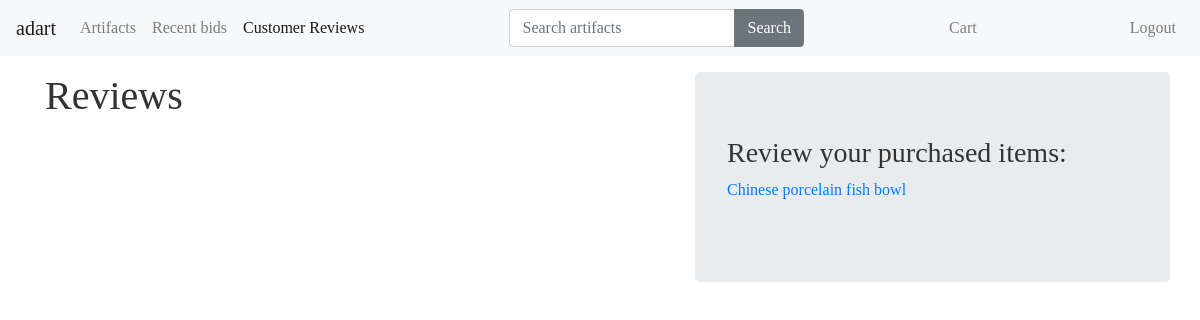
The page /reviews/ (signed in) on the database as committed earlier.
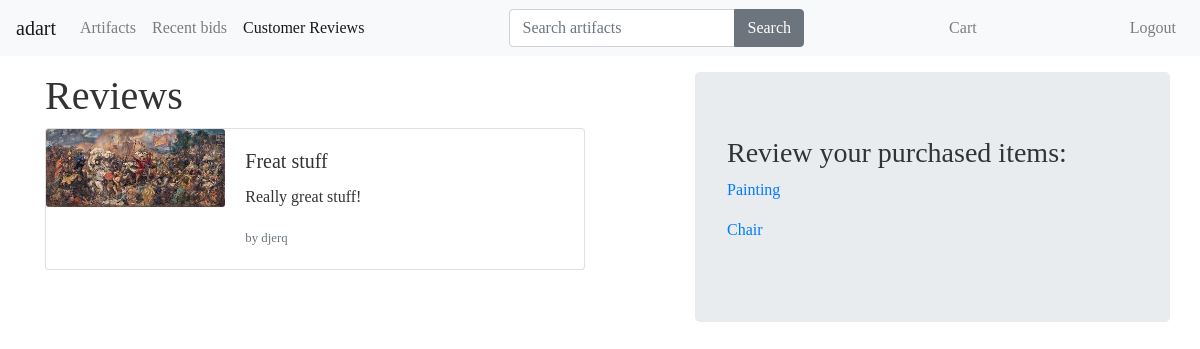
The same page on the database as committed later.
### artifacts/models.py (models this page shows, shortened)
class Artifact(models.Model):
    title = models.CharField(max_length=120)
    slug = models.SlugField(blank=True)
    description = models.TextField()
    min_price = models.DecimalField(decimal_places=2, max_digits=20, null=True)
    price = models.DecimalField(decimal_places=2, max_digits=20, null=True)
    deadline = models.DateTimeField()
    buyer = models.ForeignKey(User, null=True, blank=True)
    sold = models.BooleanField(default=False)
    image = models.ImageField(
        upload_to=upload_image_path, null=True, blank=True)
    year = models.CharField(max_length=120, default='unknown')
    origin = models.CharField(max_length=120, default='unknown')
    featured = models.BooleanField(default=False)
    objects = ArtifactManager()

### reviews/models.py (models this page shows, shortened)
class Review(models.Model):
    user = models.ForeignKey(User)
    artifact = models.ForeignKey(Artifact)
    title = models.CharField(max_length=200)
    review = models.TextField()
    created_date = models.DateTimeField(
        default=timezone.now)

### reviews/views.py (the view)
# urls.py: url(r'reviews/$', review_list, name='reviews'),
@login_required(login_url='/login/')
def review_list(request):
    reviews = Review.objects.all().order_by('-id')
    context = {
        'reviews': reviews
      }
    if request.user:
        print(request.user)
        artifacts = Artifact.objects.filter(buyer=request.user)
        context['artifacts'] = artifacts
    return render(request, 'reviews/reviews_list.html', context)

### artifacts/models.py (called while the page is built)
    def get_queryset(self):
        return ArtifactQuerySet(self.model, using=self._db)

### reviews/templates/reviews/reviews_list.html (shortened to what this page needs)
{% extends 'base.html' %} {% block content%}
<div class="container mt-3">
    <div class="row">
        <div class="col-md-7">
            <h1>Reviews</h1>
            {% for review in reviews %}
            <div class="card mb-3" style="max-width: 540px;">
                <div class="row no-gutters">
                    <div class="col-md-4">
                        <img src="{{ review.artifact.image.url }}" class="card-img" alt="...">
                    </div>
                    <div class="col-md-8">
                        <div class="card-body">
                            <h5 class="card-title">{{review.title}}</h5>
                            <p class="card-text">{{review.review}}</p>
                            <p class="card-text"><small class="text-muted">by {{review.user.username}}</small></p>
                        </div>
                    </div>
                </div>
            </div>
            {% endfor %}
        </div>
        <div class="jumbotron col-md-5">
            <h3>Review your purchased items:</h3>
            {% for artifact in artifacts %}
            <p><a href="{% url 'review_new' pk=artifact.pk %}">{{artifact.title}}</a></p>
            {% empty %}
            <div>Sorry! No items purchased.</div>
            {% endfor %}
        </div>
    </div>
</div>
{% endblock %}

Rows that differ between the two databases and show on the page:
no longer on this page (row edited): Artifact: title "Chinese porcelain fish bowl"
added Review: artifact.image (picture), title "Freat stuff", review "Really great stuff!", user.username "djerq"
now on this page (row edited): Artifact: title "Painting"
now on this page (row edited): Artifact: title "Chair"
